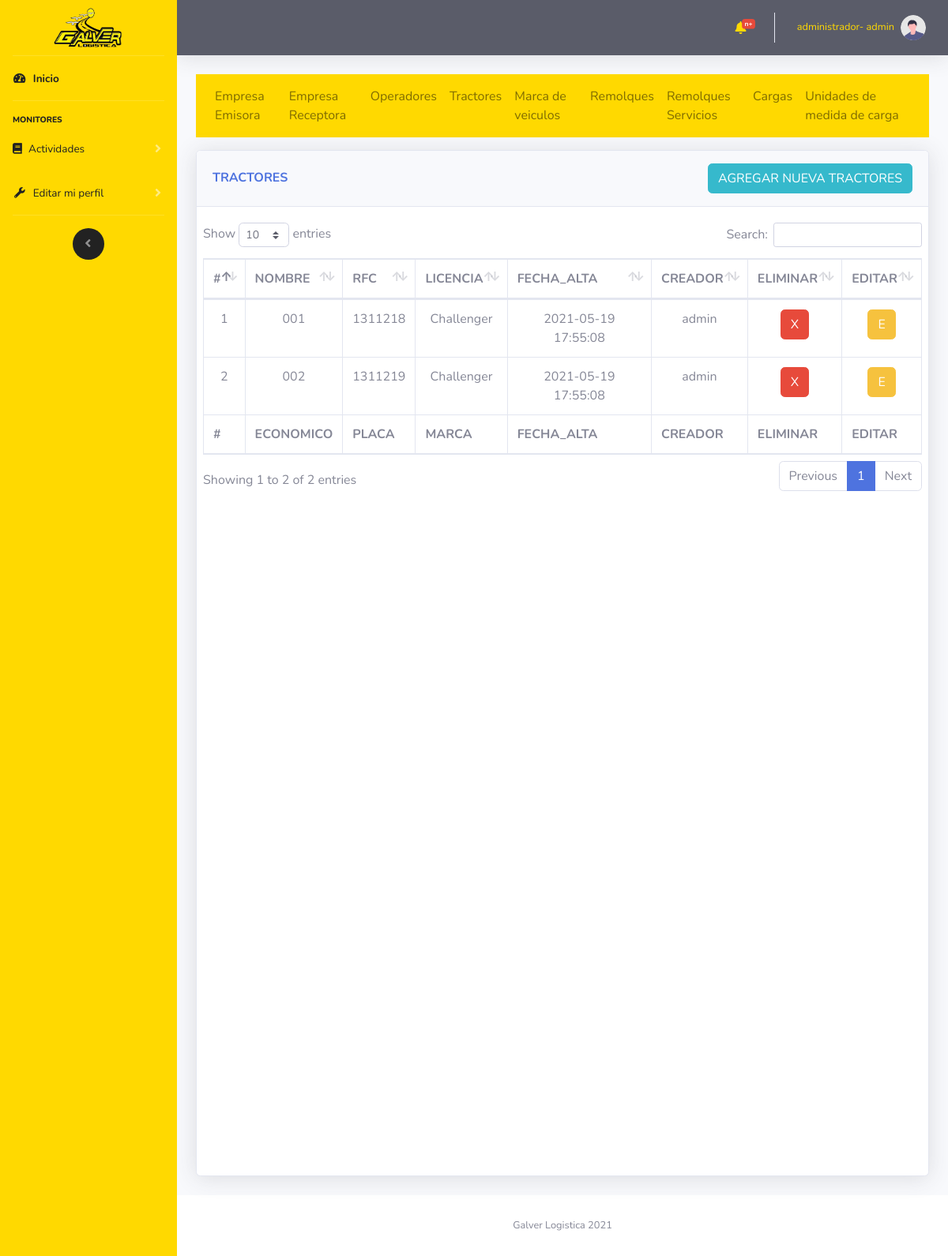
The app's page /vistas/tractores.php (signed in), older data.
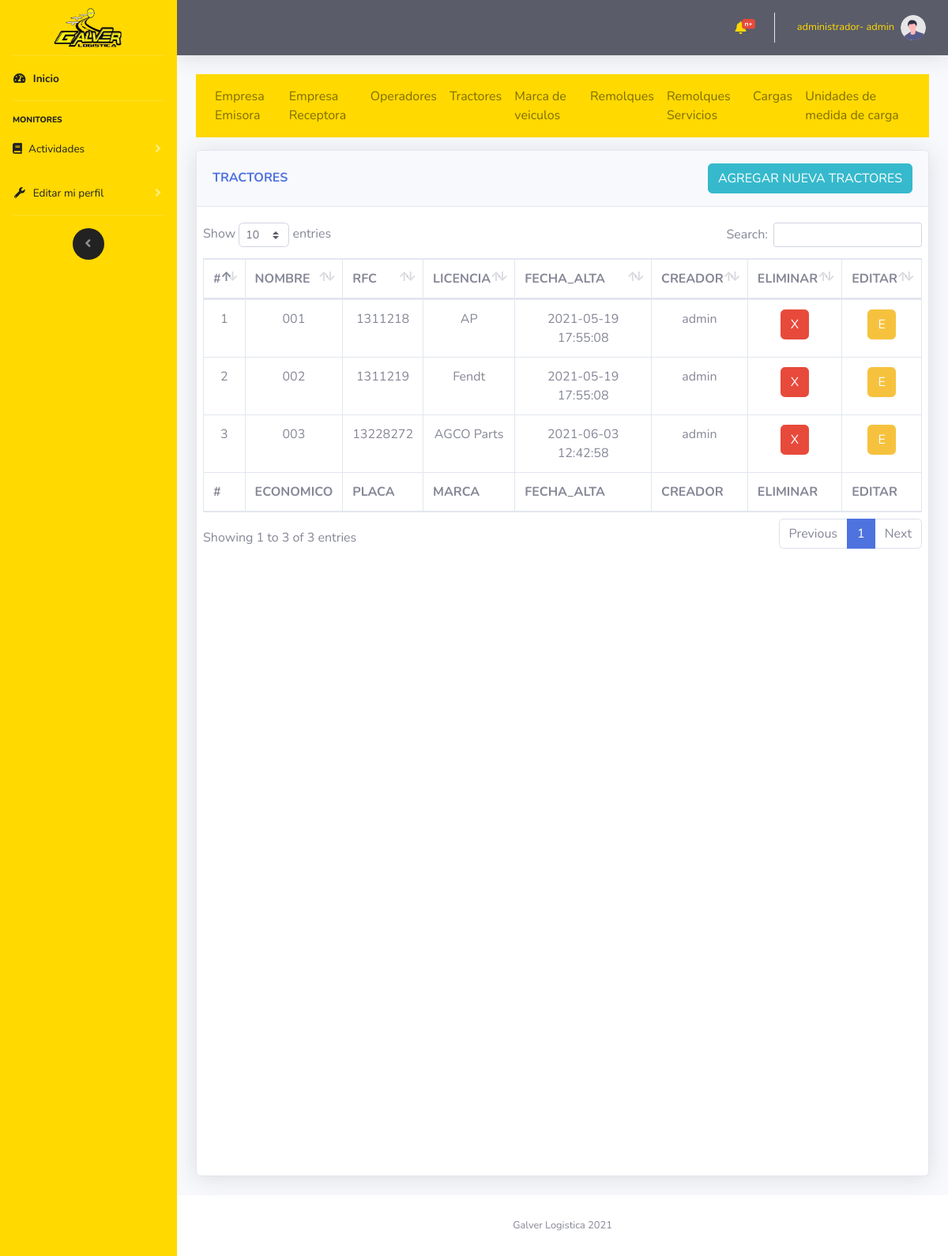
The same page, newer data.
### tables this page shows
CREATE TABLE `tractor` (
  `tractorId` int(11) NOT NULL,
  `tractorPlaca` varchar(50) NOT NULL,
  `tractorEconomico` varchar(50) NOT NULL,
  `usuarioId` int(11) NOT NULL,
  `tractorFechaCreacion` datetime NOT NULL,
  `tractorMarcaId` int(11) NOT NULL
);

CREATE TABLE `tractor_marca` (
  `tractorMarcaId` int(11) NOT NULL,
  `tractorMarcaNombre` varchar(200) NOT NULL,
  `tractorMarcaCreacion` datetime NOT NULL,
  `usuarioId` int(11) NOT NULL
);

CREATE TABLE `usuario` (
  `usuarioId` int(11) NOT NULL,
  `usuarioNombre` varchar(30) NOT NULL,
  `usuarioPassword` varchar(20) NOT NULL,
  `usuarioTipoId` int(11) NOT NULL,
  `usuarioCreacion` datetime NOT NULL
);

### controlador/modulos/selects.php (called while the page is built, shortened)
<?php
    function muestraTractores($mysqli)
    {
        $result = $mysqli->query(
        "SELECT * FROM `tractor`
        INNER JOIN usuario ON usuario.usuarioId= tractor.usuarioId
        INNER JOIN tractor_marca ON tractor_marca.tractorMarcaId= tractor.tractorMarcaId
        ");
        return $result;
    }
?>

### vistas/tractores.php (the view, shortened to what this page needs)
<?php
    include "../import/componentes/head.php";
    include "../import/componentes/navbarLateral.php";
    include "../import/componentes/navbarHorizontal.php";
?>
<?php
    include "../controlador/coneccion/config.php";
    include "../controlador/modulos/selects.php";
?>
<div class="container-fluid">
    <?php
        include "../import/componentes/nav1.php";
    ?>
    <div class="row">
            <div class="col-12">
                <div class="card shadow mb-4 card_hdv">
                    <div class="card-header py-3 d-flex flex-row align-items-center justify-content-between">
                        <h6 class="m-0 font-weight-bold text-primary">TRACTORES</h6>
                        <button type="button" class="btn btn-info  d-none d-md-block" data-toggle="modal"
                            data-target="#INSERT">AGREGAR NUEVA TRACTORES</button>
                    </div>
                    <div class="card-body">
                        <div class="chart-area ">
                            <div class="row">
                                <div class="table-responsive">
                                    <table class="table table-bordered" id="dataTable" width="100%" cellspacing="0">
                                        <thead>
                                            <tr>
                                                <th scope="col">#</th>
                                                <th scope="col">NOMBRE</th>
                                                <th scope="col">RFC</th>
                                                <th scope="col">LICENCIA</th>
                                                <th scope="col">FECHA_ALTA</th>
                                                <th scope="col">CREADOR</th>
                                                <th scope="col">ELIMINAR</th>
                                                <th scope="col">EDITAR</th>
                                            </tr>
                                        </thead>
                                        <tfoot>
                                            <tr>
                                                <th scope="col">#</th>
                                                <th scope="col">ECONOMICO</th>
                                                <th scope="col">PLACA</th>
                                                <th scope="col">MARCA</th>
                                                <th scope="col">FECHA_ALTA</th>
                                                <th scope="col">CREADOR</th>
                                                <th scope="col">ELIMINAR</th>
                                                <th scope="col">EDITAR</th>
                                            </tr>
                                        </tfoot>
                                        <tbody class="cardScroll text-center">
                                            <?php
                                        $datos=muestraTractores($mysqli);
                                        while ($filas =$datos->fetch_assoc()) {
                                            echo
                                            "<tr>".
                                            "<td>".$filas["tractorId"]."</td>".
                                            "<td>".$filas["tractorEconomico"]."</td>".
                                            "<td>".$filas["tractorPlaca"]."</td>".
                                            "<td>".$filas["tractorMarcaNombre"]."</td>".
                                            "<td>".$filas["tractorFechaCreacion"]."</td>".
                                            "<td>".$filas["usuarioNombre"]."</td>".
                                            "<td><button type='button' class='btn btn-danger' onclick='eliminarTractor(".$filas["tractorId"].")')>X</button></td>".
                                            "<td><button type='button' class='btn btn-warning' data-toggle='modal'
                                            data-target='#UPDATE' onclick='editarPaso1Id(".$filas["tractorId"].")'>E</button></td>".
                                            "</tr>";
                                        }
                                        ?>
                                        </tbody>
                                    </table>
                                </div>
                            </div>
                        </div>
                    </div>
                </div>
            </div>
    </div>
    <?php
        include "../import/componentes/footer.php";
        include "../import/componentes/js/main.php";
    ?>

Row changes from the older to the newer data that the page shows:
changed tractor id 1: tractorMarcaId.tractorMarcaNombre "Challenger" → "AP"
changed tractor id 2: tractorMarcaId.tractorMarcaNombre "Challenger" → "Fendt"
added tractor: tractorId "3", tractorEconomico "003", tractorPlaca "13228272", tractorMarcaId.tractorMarcaNombre "AGCO Parts", tractorFechaCreacion "2021-06-03 12:42:58", usuarioId.usuarioNombre "admin"
Text that changed along with them:
text written by a page script: "Show entries Search: Showing 1 to 2 of 2 entries Previous 1 Next" → "Show entries Search: Showing 1 to 3 of 3 entries Previous 1 Next"
